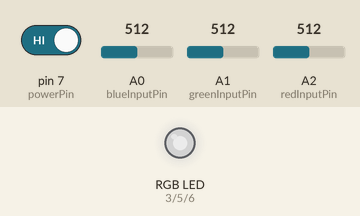
Simulated run of this sketch. Board: Arduino Uno, built with avr-gcc and run on an emulated ATmega328P. On the bench: an RGB LED mixed from three pins (HIGH = lit). The inputs (shaded band) are chosen by the test bench; at power-on: A0 (blueInputPin) = 512, A1 (greenInputPin) = 512, A2 (redInputPin) = 512, pin 7 (powerPin) HIGH. Dim RGB values are drawn brighter than linear.

Above: at 1.2 s.
1.3 s: A0 (blueInputPin) set to 716
At 1.6 s:
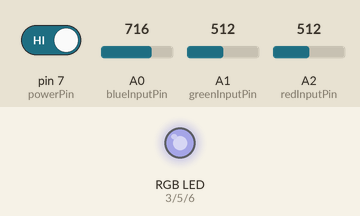
2.8 s: A1 (greenInputPin) set to 716
At 3.9 s:
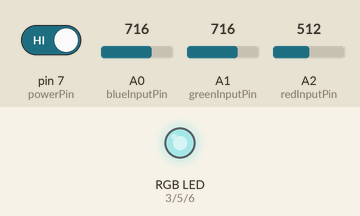
4.3 s: A2 (redInputPin) set to 716
At 5.1 s:
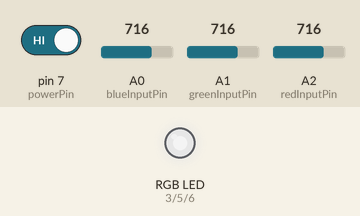
5.8 s: pin 7 (powerPin) driven LOW
At 6.2 s:
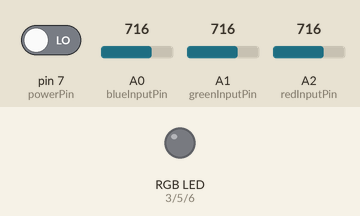
Timing chart, 0 to 8.3 s (numbered marks = the images above; inputs shaded):
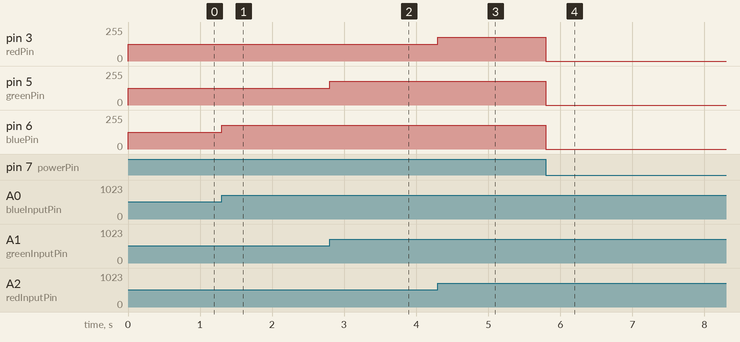

Measured:
- after the input at 1.3 s, pin 6 (bluePin): 127/255 → 178/255 at once
- after the input at 2.8 s, pin 5 (greenPin): 127/255 → 178/255 at once
- after the input at 4.3 s, pin 3 (redPin): 127/255 → 178/255 at once
- after the input at 5.8 s, pin 3 (redPin), pin 5 (greenPin), pin 6 (bluePin): 178/255 → 0/255 at once

The sketch:

main.ino
```cpp
#define DEBUG 0

/*
 * pins used for controlling light color
 */
char redPin = 3;
char greenPin = 5;
char bluePin = 6;

/*
 * pin used to turn on/off the light
 */
char powerPin = 7;

/*
 * variables used to keep track of input changes from button
 */
char powerOutput = 1;
char lastPowerInput = 0;
char currentPowerInput;

/*
 * Pins for reading color inputs
 */
char redInputPin = A2;
char greenInputPin = A1;
char blueInputPin = A0;

/*
 * Variables to keep track of input
 */
unsigned short redInput;
unsigned short greenInput;
unsigned short blueInput;

/*
 * Variables to keep track of output on rgb pins
 */
unsigned char redValue;
unsigned char greenValue;
unsigned char blueValue;

void setup() {
  // output color pins
  pinMode(redPin, OUTPUT);
  pinMode(greenPin, OUTPUT);
  pinMode(bluePin, OUTPUT);

  // input on on/off pin
  pinMode(powerPin, INPUT);

  // input color pins
  pinMode(redInputPin, INPUT);
  pinMode(greenInputPin, INPUT);
  pinMode(blueInputPin, INPUT);

  // start Serial communication for debugging
  if(DEBUG)
    Serial.begin(9600);
}

void loop() {
  currentPowerInput = digitalRead(powerPin);

  /*
   * change power state after releasing the button
   */
  if( currentPowerInput == 0 && lastPowerInput == 1)
    powerOutput = 1 - powerOutput;

  lastPowerInput = currentPowerInput;

  /*
   * read and output color after mapping them on a 0-255 scale
   */
  unsigned short redInput = analogRead(redInputPin);
  redValue = map(redInput, 0, 1023, 0, 255);
  unsigned short greenInput = analogRead(greenInputPin);
  greenValue = map(greenInput, 0, 1023, 0, 255);
  unsigned short blueInput = analogRead(blueInputPin);
  blueValue = map(blueInput, 0, 1023, 0, 255);

  analogWrite(redPin, redValue * powerOutput);
  analogWrite(greenPin, greenValue * powerOutput);
  analogWrite(bluePin, blueValue * powerOutput);

  if(DEBUG){
    Serial.print("Red: ");
    Serial.println(redInput);
    Serial.print("Blue: ");
    Serial.println(blueInput);
    Serial.print("Green: ");
    Serial.println(greenInput);
  }
}
```
